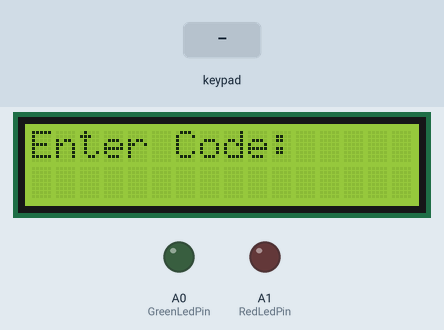
A program run on a simulated Arduino Uno, built with avr-gcc and run on an emulated ATmega328P. Parts: 16×2 character LCD, output pins drawn as LEDs (lit = HIGH). Inputs (shaded band) come from the test bench. What the program prints to the serial monitor is not drawn.

Above: at 1.2 s.
1.3 s: keypad keys 1 2 3 4 # pressed 0.4 s apart
At 2.9 s:
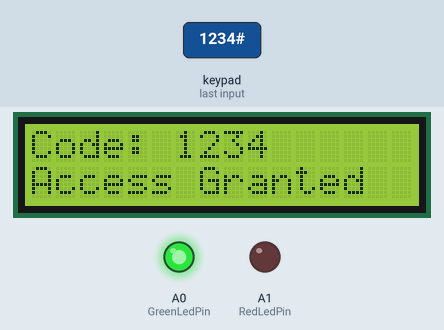
6.0 s: keypad keys 1 2 3 4 pressed 0.4 s apart
At 7.2 s:
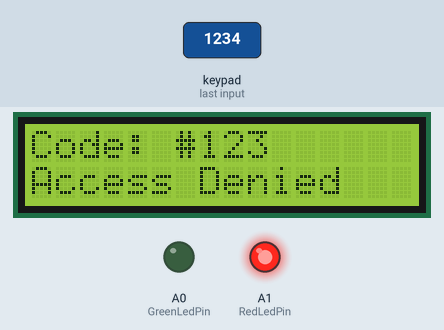
10.3 s: keypad keys 1 2 3 4 * pressed 0.4 s apart
At 11.9 s:
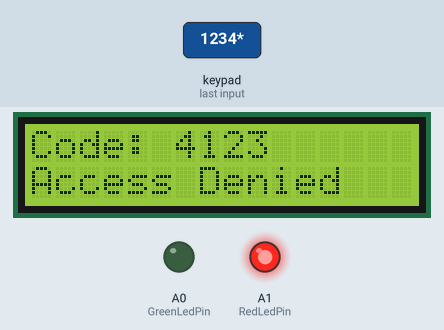
14.6 s: key '2' pressed
At 15.4 s:
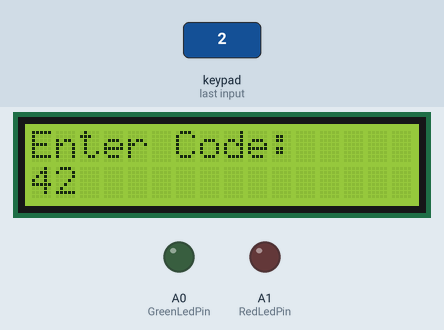
16.1 s: key '1' pressed
At 16.7 s:
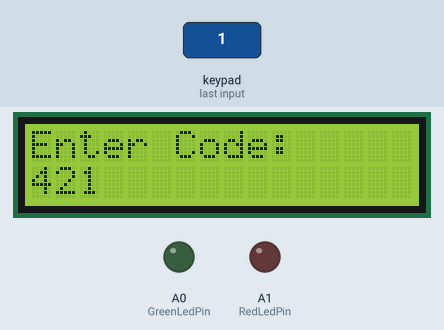
Timing chart, 0 to 18.6 s (numbered marks = the images above; inputs shaded):
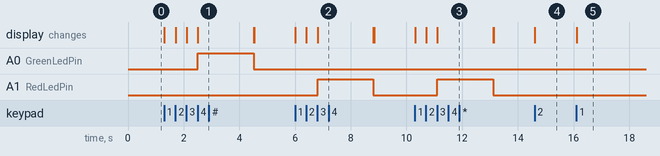

The program:

main.cpp
```cpp
#include <Arduino.h>

#include "app/AccessControlApp.h"
#include "config/AppConfig.h"
#include "peripherals/KeypadInput.h"
#include "peripherals/LcdDisplay.h"
#include "peripherals/LedController.h"

LcdDisplay lcdDisplay(AppConfig::LcdRsPin, AppConfig::LcdEnablePin,
                      AppConfig::LcdD4Pin, AppConfig::LcdD5Pin,
                      AppConfig::LcdD6Pin, AppConfig::LcdD7Pin,
                      AppConfig::LcdColumns, AppConfig::LcdRows);

KeypadInput keypadInput((char *)AppConfig::KeyLayout, AppConfig::KeypadRows,
                        AppConfig::KeypadColumns, AppConfig::KeypadRowCount,
                        AppConfig::KeypadColumnCount);

LedController ledController(AppConfig::GreenLedPin, AppConfig::RedLedPin);

AccessControlApp accessControlApp(lcdDisplay, keypadInput, ledController,
                                  AppConfig::ValidCode,
                                  AppConfig::CodeLength);

void setup() { accessControlApp.begin(); }

void loop() { accessControlApp.loop(); }
```

AccessControlApp.cpp
```cpp
#include "AccessControlApp.h"

#include <stdio.h>
#include <string.h>

#include "../config/AppConfig.h"
#include "../io/StdioBridge.h"

AccessControlApp::AccessControlApp(LcdDisplay &lcdDisplayRef,
                                   KeypadInput &keypadInputRef,
                                   LedController &ledControllerRef,
                                   const char *expectedCodeValue,
                                   uint8_t codeLengthValue)
    : lcdDisplay(lcdDisplayRef), keypadInput(keypadInputRef),
      ledController(ledControllerRef), codeLength(codeLengthValue) {
  strncpy(activeCode, expectedCodeValue, AppConfig::CodeLength);
  activeCode[AppConfig::CodeLength] = '\0';
}

void AccessControlApp::begin() {
  lcdDisplay.begin();
  ledController.begin();

  StdioBridge::begin(AppConfig::SerialBaudRate, &lcdDisplay.getRawLcd(),
                     &keypadInput.getRawKeypad());

  printf("Lab 1.2 started. Enter %u digits on keypad.\n", codeLength);
  printf("Press A to change the code.\n");
  showPrompt();
}

void AccessControlApp::loop() {
  char enteredCode[AppConfig::CodeLength + 1] = {0};
  char firstKey = readKeypadKey();

  if (firstKey == 'A') {
    handleCodeChange();
    delay(2000);
    ledController.clear();
    showPrompt();
    return;
  }

  StdioBridge::syncLcdCursor(0, 1);

  enteredCode[0] = firstKey;
  fprintf(StdioBridge::lcdStream(), "%c", enteredCode[0]);

  for (uint8_t index = 1; index < codeLength; index++) {
    enteredCode[index] = readDigitKey();
    fprintf(StdioBridge::lcdStream(), "%c", enteredCode[index]);
  }

  enteredCode[codeLength] = '\0';

  handleCodeVerification(enteredCode);

  delay(2000);
  ledController.clear();
  showPrompt();
}

char AccessControlApp::readKeypadKey() {
  char key = 0;
  fscanf(StdioBridge::keypadStream(), "%c", &key);
  return key;
}

char AccessControlApp::readDigitKey() {
  char key = readKeypadKey();
  while (key < '0' || key > '9') {
    key = readKeypadKey();
  }
  return key;
}

void AccessControlApp::readCode(char *buffer, char firstDigit) {
  uint8_t startIndex = 0;

  if (firstDigit >= '0' && firstDigit <= '9') {
    buffer[0] = firstDigit;
    fprintf(StdioBridge::lcdStream(), "%c", buffer[0]);
    startIndex = 1;
  }

  for (uint8_t index = startIndex; index < codeLength; index++) {
    buffer[index] = readDigitKey();
    fprintf(StdioBridge::lcdStream(), "%c", buffer[index]);
  }

  buffer[codeLength] = '\0';
}

void AccessControlApp::handleCodeVerification(const char *enteredCode) {
  lcdDisplay.clear();
  StdioBridge::syncLcdCursor(0, 0);
  fprintf(StdioBridge::lcdStream(), "Code: %s", enteredCode);
  printf("Entered code: %s\n", enteredCode);

  StdioBridge::syncLcdCursor(0, 1);
  if (isCodeValid(enteredCode)) {
    ledController.showAccessGranted();
    fprintf(StdioBridge::lcdStream(), "Access Granted  ");
    printf("Result: VALID\n");
  } else {
    ledController.showAccessDenied();
    fprintf(StdioBridge::lcdStream(), "Access Denied   ");
    printf("Result: INVALID\n");
  }
}

void AccessControlApp::handleCodeChange() {
  char oldCode[AppConfig::CodeLength + 1] = {0};
  char newCode[AppConfig::CodeLength + 1] = {0};

  lcdDisplay.clear();
  StdioBridge::syncLcdCursor(0, 0);
  fprintf(StdioBridge::lcdStream(), "Old Code:");
  StdioBridge::syncLcdCursor(0, 1);
  readCode(oldCode);

  if (!isCodeValid(oldCode)) {
    ledController.showAccessDenied();
    lcdDisplay.clear();
    StdioBridge::syncLcdCursor(0, 0);
    fprintf(StdioBridge::lcdStream(), "Wrong Old Code");
    StdioBridge::syncLcdCursor(0, 1);
    fprintf(StdioBridge::lcdStream(), "Code Unchanged");
    printf("Code change failed: wrong old code.\n");
    return;
  }

  lcdDisplay.clear();
  StdioBridge::syncLcdCursor(0, 0);
  fprintf(StdioBridge::lcdStream(), "New Code:");
  StdioBridge::syncLcdCursor(0, 1);
  readCode(newCode);

  strcpy(activeCode, newCode);
  ledController.showAccessGranted();

  lcdDisplay.clear();
  StdioBridge::syncLcdCursor(0, 0);
  fprintf(StdioBridge::lcdStream(), "Code Updated");
  StdioBridge::syncLcdCursor(0, 1);
  fprintf(StdioBridge::lcdStream(), "Saved: %s", activeCode);

  printf("Code changed successfully. New code: %s\n", activeCode);
}

bool AccessControlApp::isCodeValid(const char *enteredCode) const {
  return strcmp(enteredCode, activeCode) == 0;
}

void AccessControlApp::showPrompt() {
  lcdDisplay.clear();
  StdioBridge::syncLcdCursor(0, 0);
  fprintf(StdioBridge::lcdStream(), "Enter Code:");
  StdioBridge::syncLcdCursor(0, 1);
  fprintf(StdioBridge::lcdStream(), "                ");
  StdioBridge::syncLcdCursor(0, 1);
}
```

AccessControlApp.h
```cpp
#pragma once

#include "../config/AppConfig.h"
#include "../peripherals/KeypadInput.h"
#include "../peripherals/LcdDisplay.h"
#include "../peripherals/LedController.h"

class AccessControlApp {
public:
  AccessControlApp(LcdDisplay &lcdDisplayRef, KeypadInput &keypadInputRef,
                   LedController &ledControllerRef, const char *expectedCodeValue,
                   uint8_t codeLengthValue);

  void begin();
  void loop();

private:
  char readKeypadKey();
  char readDigitKey();
  void readCode(char *buffer, char firstDigit = '\0');
  void handleCodeVerification(const char *enteredCode);
  void handleCodeChange();
  bool isCodeValid(const char *enteredCode) const;
  void showPrompt();

  LcdDisplay &lcdDisplay;
  KeypadInput &keypadInput;
  LedController &ledController;
  char activeCode[AppConfig::CodeLength + 1];
  uint8_t codeLength;
};
```

StdioBridge.cpp
```cpp
#include "StdioBridge.h"

LiquidCrystal *StdioBridge::lcd = nullptr;
Keypad *StdioBridge::keypad = nullptr;
uint8_t StdioBridge::lcdColumn = 0;
uint8_t StdioBridge::lcdRow = 0;

FILE StdioBridge::serialFile;
FILE StdioBridge::lcdFile;
FILE StdioBridge::keypadFile;

void StdioBridge::begin(uint32_t baudRate, LiquidCrystal *lcdRef,
                        Keypad *keypadRef) {
  lcd = lcdRef;
  keypad = keypadRef;
  lcdColumn = 0;
  lcdRow = 0;

  Serial.begin(baudRate);
  while (!Serial) {
  }

  fdev_setup_stream(&serialFile, serialPutChar, nullptr, _FDEV_SETUP_WRITE);
  fdev_setup_stream(&lcdFile, lcdPutChar, nullptr, _FDEV_SETUP_WRITE);
  fdev_setup_stream(&keypadFile, nullptr, keypadGetChar, _FDEV_SETUP_READ);

  stdout = &serialFile;
}

void StdioBridge::syncLcdCursor(uint8_t column, uint8_t row) {
  lcdColumn = column;
  lcdRow = row;

  if (lcd != nullptr) {
    lcd->setCursor(lcdColumn, lcdRow);
  }
}

FILE *StdioBridge::serialStream() { return &serialFile; }

FILE *StdioBridge::lcdStream() { return &lcdFile; }

FILE *StdioBridge::keypadStream() { return &keypadFile; }

int StdioBridge::serialPutChar(char character, FILE *stream) {
  (void)stream;

  if (character == '\n') {
    Serial.write('\r');
  }

  Serial.write(character);
  return 0;
}

int StdioBridge::lcdPutChar(char character, FILE *stream) {
  (void)stream;

  if (lcd == nullptr) {
    return 0;
  }

  constexpr uint8_t LcdColumns = 16;
  constexpr uint8_t LcdRows = 2;

  if (character == '\n') {
    lcdColumn = 0;
    lcdRow = (lcdRow + 1) % LcdRows;
    lcd->setCursor(lcdColumn, lcdRow);
    return 0;
  }

  lcd->write(character);
  lcdColumn++;

  if (lcdColumn >= LcdColumns) {
    lcdColumn = 0;
    lcdRow = (lcdRow + 1) % LcdRows;
    lcd->setCursor(lcdColumn, lcdRow);
  }

  return 0;
}

int StdioBridge::keypadGetChar(FILE *stream) {
  (void)stream;

  if (keypad == nullptr) {
    return -1;
  }

  char keyValue = NO_KEY;
  while (keyValue == NO_KEY) {
    keyValue = keypad->getKey();
  }

  return keyValue;
}
```

StdioBridge.h
```cpp
#pragma once

#include <Arduino.h>
#include <Keypad.h>
#include <LiquidCrystal.h>
#include <stdio.h>

class StdioBridge {
public:
  static void begin(uint32_t baudRate, LiquidCrystal *lcdRef, Keypad *keypadRef);
  static void syncLcdCursor(uint8_t column, uint8_t row);

  static FILE *serialStream();
  static FILE *lcdStream();
  static FILE *keypadStream();

private:
  static int serialPutChar(char character, FILE *stream);
  static int lcdPutChar(char character, FILE *stream);
  static int keypadGetChar(FILE *stream);

  static LiquidCrystal *lcd;
  static Keypad *keypad;
  static uint8_t lcdColumn;
  static uint8_t lcdRow;

  static FILE serialFile;
  static FILE lcdFile;
  static FILE keypadFile;
};
```

LedController.cpp
```cpp
#include "LedController.h"

LedController::LedController(uint8_t greenPin, uint8_t redPin)
    : greenLedPin(greenPin), redLedPin(redPin) {}

void LedController::begin() {
  pinMode(greenLedPin, OUTPUT);
  pinMode(redLedPin, OUTPUT);
  clear();
}

void LedController::showAccessGranted() {
  digitalWrite(greenLedPin, HIGH);
  digitalWrite(redLedPin, LOW);
}

void LedController::showAccessDenied() {
  digitalWrite(greenLedPin, LOW);
  digitalWrite(redLedPin, HIGH);
}

void LedController::clear() {
  digitalWrite(greenLedPin, LOW);
  digitalWrite(redLedPin, LOW);
}
```

LedController.h
```cpp
#pragma once

#include <Arduino.h>

class LedController {
public:
  LedController(uint8_t greenPin, uint8_t redPin);

  void begin();
  void showAccessGranted();
  void showAccessDenied();
  void clear();

private:
  uint8_t greenLedPin;
  uint8_t redLedPin;
};
```

AppConfig.cpp
```cpp
#include "AppConfig.h"

namespace AppConfig {
byte KeypadRows[KeypadRowCount] = {7, 6, 5, 4};
byte KeypadColumns[KeypadColumnCount] = {3, 2, A3, A2};

char KeyLayout[KeypadRowCount][KeypadColumnCount] = {
    {'1', '2', '3', 'A'},
    {'4', '5', '6', 'B'},
    {'7', '8', '9', 'C'},
    {'*', '0', '#', 'D'}};
}
```

AppConfig.h
```cpp
#pragma once

#include <Arduino.h>

namespace AppConfig {
constexpr uint32_t SerialBaudRate = 115200;
constexpr uint8_t CodeLength = 4;
constexpr uint8_t LcdColumns = 16;
constexpr uint8_t LcdRows = 2;

constexpr char ValidCode[CodeLength + 1] = "1234";

constexpr uint8_t GreenLedPin = A0;
constexpr uint8_t RedLedPin = A1;

constexpr uint8_t LcdRsPin = 13;
constexpr uint8_t LcdEnablePin = 12;
constexpr uint8_t LcdD4Pin = 11;
constexpr uint8_t LcdD5Pin = 10;
constexpr uint8_t LcdD6Pin = 9;
constexpr uint8_t LcdD7Pin = 8;

constexpr uint8_t KeypadRowCount = 4;
constexpr uint8_t KeypadColumnCount = 4;

extern byte KeypadRows[KeypadRowCount];
extern byte KeypadColumns[KeypadColumnCount];

extern char KeyLayout[KeypadRowCount][KeypadColumnCount];
}
```

KeypadInput.cpp
```cpp
#include "KeypadInput.h"

KeypadInput::KeypadInput(char *keyMap, byte *rowPins, byte *columnPins,
                         uint8_t rowCount, uint8_t columnCount)
    : keypad(makeKeymap(keyMap), rowPins, columnPins, rowCount, columnCount) {}

char KeypadInput::getKey() { return keypad.getKey(); }

Keypad &KeypadInput::getRawKeypad() { return keypad; }
```

KeypadInput.h
```cpp
#pragma once

#include <Keypad.h>

class KeypadInput {
public:
  KeypadInput(char *keyMap, byte *rowPins, byte *columnPins, uint8_t rowCount,
              uint8_t columnCount);

  char getKey();
  Keypad &getRawKeypad();

private:
  Keypad keypad;
};
```

LcdDisplay.cpp
```cpp
#include "LcdDisplay.h"

LcdDisplay::LcdDisplay(uint8_t rsPin, uint8_t enablePin, uint8_t d4Pin,
                       uint8_t d5Pin, uint8_t d6Pin, uint8_t d7Pin,
                       uint8_t columns, uint8_t rows)
    : lcd(rsPin, enablePin, d4Pin, d5Pin, d6Pin, d7Pin), lcdColumns(columns),
      lcdRows(rows) {}

void LcdDisplay::begin() { lcd.begin(lcdColumns, lcdRows); }

void LcdDisplay::clear() { lcd.clear(); }

void LcdDisplay::setCursor(uint8_t column, uint8_t row) {
  lcd.setCursor(column, row);
}

void LcdDisplay::print(const char *text) { lcd.print(text); }

void LcdDisplay::writeChar(char value) { lcd.write(value); }

LiquidCrystal &LcdDisplay::getRawLcd() { return lcd; }
```

LcdDisplay.h
```cpp
#pragma once

#include <LiquidCrystal.h>

class LcdDisplay {
public:
  LcdDisplay(uint8_t rsPin, uint8_t enablePin, uint8_t d4Pin, uint8_t d5Pin,
             uint8_t d6Pin, uint8_t d7Pin, uint8_t columns, uint8_t rows);

  void begin();
  void clear();
  void setCursor(uint8_t column, uint8_t row);
  void print(const char *text);
  void writeChar(char value);
  LiquidCrystal &getRawLcd();

private:
  LiquidCrystal lcd;
  uint8_t lcdColumns;
  uint8_t lcdRows;
};
```

Measured:
- after the input at 1.3 s, A0 (GreenLedPin): LOW → HIGH after 1.2 s, → LOW 2.0 s later; the display: first changes at once (image 1 shows a later state)
- after the input at 6.0 s, A1 (RedLedPin): LOW → HIGH after 0.80 s, → LOW 2.0 s later; the display: first changes at once (image 2 shows a later state)
- after the input at 10.3 s, A1 (RedLedPin): LOW → HIGH after 0.81 s, → LOW 2.0 s later; the display: first changes at once (image 3 shows a later state)
- after the input at 14.6 s, the display: changes at once (image 4)
- after the input at 16.1 s, the display: changes at once (image 5)
